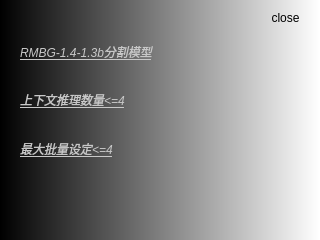
<?xml version="1.0" encoding="UTF-8"?>
<ui version="4.0">
 <class>detailsscreen</class>
 <widget class="QDialog" name="detailsscreen">
  <property name="geometry">
   <rect>
    <x>0</x>
    <y>0</y>
    <width>320</width>
    <height>240</height>
   </rect>
  </property>
  <property name="windowTitle">
   <string>Dialog</string>
  </property>
  <property name="styleSheet">
   <string notr="true">#detailsscreen {
    background-color: qlineargradient(spread:pad, x1:0, y1:0, x2:1, y2:0, stop:0 rgba(0, 0, 0, 255), stop:1 rgba(255, 255, 255, 255));
}
</string>
  </property>
  <widget class="QToolButton" name="closebutton">
   <property name="geometry">
    <rect>
     <x>265</x>
     <y>10</y>
     <width>41</width>
     <height>16</height>
    </rect>
   </property>
   <property name="styleSheet">
    <string notr="true">#closebutton {
    background-color: transparent;  /* 透明背景 */
    border: none;                     /* 无边框 */
}</string>
   </property>
   <property name="text">
    <string>close</string>
   </property>
  </widget>
  <widget class="QWidget" name="">
   <property name="geometry">
    <rect>
     <x>20</x>
     <y>30</y>
     <width>261</width>
     <height>141</height>
    </rect>
   </property>
   <layout class="QVBoxLayout" name="verticalLayout">
    <item>
     <widget class="QLabel" name="label">
      <property name="font">
       <font>
        <italic>true</italic>
        <underline>true</underline>
       </font>
      </property>
      <property name="styleSheet">
       <string notr="true">color: rgb(200, 200, 200); /* 深灰色文字 */</string>
      </property>
      <property name="text">
       <string>RMBG-1.4-1.3b分割模型</string>
      </property>
     </widget>
    </item>
    <item>
     <widget class="QLabel" name="label_2">
      <property name="font">
       <font>
        <italic>true</italic>
        <underline>true</underline>
       </font>
      </property>
      <property name="styleSheet">
       <string notr="true">color: rgb(200, 200, 200); /* 深灰色文字 */</string>
      </property>
      <property name="text">
       <string>上下文推理数量&lt;=4</string>
      </property>
     </widget>
    </item>
    <item>
     <widget class="QLabel" name="label_3">
      <property name="font">
       <font>
        <italic>true</italic>
        <underline>true</underline>
       </font>
      </property>
      <property name="styleSheet">
       <string notr="true">color: rgb(200, 200, 200); /* 深灰色文字 */</string>
      </property>
      <property name="text">
       <string>最大批量设定&lt;=4</string>
      </property>
     </widget>
    </item>
   </layout>
  </widget>
 </widget>
 <resources/>
 <connections/>
</ui>
